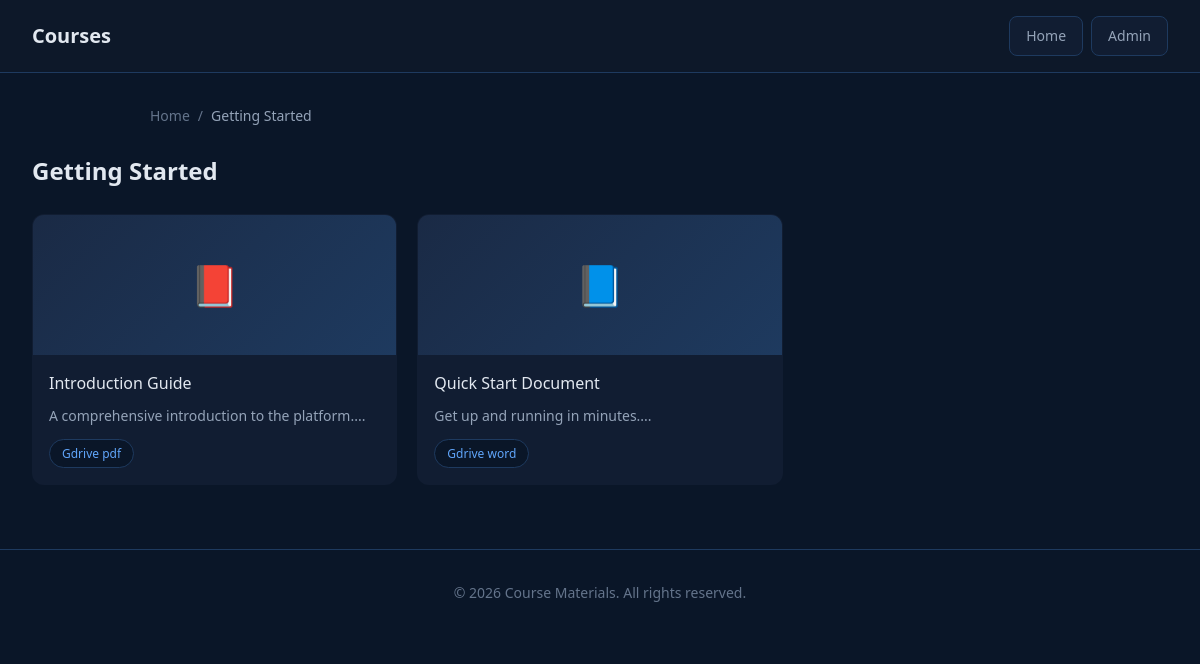
Screenshot of /section/getting-started with the database file from the repository.
### tables this page shows
CREATE TABLE IF NOT EXISTS sections (
    id INT AUTO_INCREMENT PRIMARY KEY,
    name VARCHAR(255) NOT NULL,
    slug VARCHAR(255) NOT NULL UNIQUE,
    thumbnail VARCHAR(255) DEFAULT NULL,
    created_at TIMESTAMP DEFAULT CURRENT_TIMESTAMP,
    INDEX idx_slug (slug)
);

CREATE TABLE IF NOT EXISTS materials (
    id INT AUTO_INCREMENT PRIMARY KEY,
    section_id INT NOT NULL,
    title VARCHAR(255) NOT NULL,
    description TEXT,
    file_type ENUM('gdrive_pdf', 'gdrive_word', 'image', 'youtube') NOT NULL,
    file_url VARCHAR(500) DEFAULT NULL,
    image_path VARCHAR(255) DEFAULT NULL,
    created_at TIMESTAMP DEFAULT CURRENT_TIMESTAMP,
    FOREIGN KEY (section_id) REFERENCES sections(id) ON DELETE CASCADE,
    INDEX idx_section (section_id)
);

### config.php (called while the page is built, shortened)
<?php
class Database {
    private static ?PDO $instance = null;
    public static function getInstance(): PDO {
        if (self::$instance === null) {
            try {
                $dsn = "mysql:host=" . DB_HOST . ";dbname=" . DB_NAME . ";charset=" . DB_CHARSET;
                $options = [
                    PDO::ATTR_ERRMODE => PDO::ERRMODE_EXCEPTION,
                    PDO::ATTR_DEFAULT_FETCH_MODE => PDO::FETCH_ASSOC,
                    PDO::ATTR_EMULATE_PREPARES => false,
                ];
                self::$instance = new PDO($dsn, DB_USER, DB_PASS, $options);
            } catch (PDOException $e) {
                die("Database connection failed: " . $e->getMessage());
            }
        }
        return self::$instance;
    }
}
function sanitize(string $input): string {
    return htmlspecialchars(trim($input), ENT_QUOTES, 'UTF-8');
}

### classes.php (called while the page is built, shortened)
<?php
require_once __DIR__ . '/config.php';
class Section
{
    private PDO $db;
    public function __construct()
    {
        $this->db = Database::getInstance();
    }
    public function getBySlug(string $slug): ?array
    {
        $stmt = $this->db->prepare("SELECT * FROM sections WHERE slug = ?");
        $stmt->execute([$slug]);
        $result = $stmt->fetch();
        return $result ?: null;
    }
}
class Material
{
    private PDO $db;
    public function __construct()
    {
        $this->db = Database::getInstance();
    }
    public function getBySectionId(int $sectionId): array
    {
        $stmt = $this->db->prepare("SELECT * FROM materials WHERE section_id = ? ORDER BY created_at DESC");
        $stmt->execute([$sectionId]);
        return $stmt->fetchAll();
    }
}

### section.php (the view, shortened to what this page needs)
<?php
require_once __DIR__ . '/classes.php';
$slug = $_GET['slug'] ?? '';
$sectionModel = new Section();
$materialModel = new Material();
$section = $sectionModel->getBySlug($slug);
if (!$section) {
    http_response_code(404);
    $error = true;
} else {
    $error = false;
    $materials = $materialModel->getBySectionId($section['id']);
}
?>
<!DOCTYPE html>
<html lang="en">
<head>
    <link rel="stylesheet" href="<?= SITE_URL ?>/assets/css/style.css">
</head>
<body>
    <header class="header">
        <div class="logo">Courses</div>
        <nav class="nav">
            <a href="<?= SITE_URL ?>/" class="nav-link">Home</a>
            <a href="<?= SITE_URL ?>/admin.php" class="nav-link">Admin</a>
        </nav>
    </header>
    <main class="main">
        <?php if ($error): ?>
            <div class="error-state">
                <div class="error-icon">🔍</div>
                <h2>Section Not Found</h2>
                <p>The section you're looking for doesn't exist.</p>
                <a href="<?= SITE_URL ?>/" class="btn btn-primary">Back to Home</a>
            </div>
        <?php else: ?>
            <nav class="breadcrumb">
                <a href="<?= SITE_URL ?>/">Home</a>
                <span class="separator">/</span>
                <span class="current"><?= sanitize($section['name']) ?></span>
            </nav>
            <h2 class="page-title"><?= sanitize($section['name']) ?></h2>
            <?php if (empty($materials)): ?>
                <div class="empty-state">
                    <div class="empty-icon">📄</div>
                    <h3>No Materials Yet</h3>
                    <p>This section doesn't have any materials yet.</p>
                    <a href="<?= SITE_URL ?>/admin.php?action=material-form&section_id=<?= $section['id'] ?>"
                        class="btn btn-primary">Add Material</a>
                </div>
            <?php else: ?>
                <div class="materials-grid">
                    <?php foreach ($materials as $m): ?>
                        <a href="<?= SITE_URL ?>/material/<?= $m['id'] ?>" class="material-card">
                            <?php if ($m['file_type'] === 'image' && !empty($m['image_path'])): ?>
                                <img src="<?= UPLOAD_URL . sanitize($m['image_path']) ?>" alt="<?= sanitize($m['title']) ?>"
                                    class="material-thumb">
                            <?php else: ?>
                                <div class="material-thumb-placeholder">
                                    <?php
                                    $icon = match ($m['file_type']) {
                                        'gdrive_pdf' => '📕',
                                        'gdrive_word' => '📘',
                                        'image' => '🖼️',
                                        'youtube' => '▶️',
                                        default => '📄'
                                    };
                                    echo $icon;
                                    ?>
                                </div>
                            <?php endif; ?>
                            <div class="material-content">
                                <h3 class="material-title"><?= sanitize($m['title']) ?></h3>
                                <?php if ($m['description']): ?>
                                    <p class="material-desc"><?= sanitize(substr($m['description'], 0, 80)) ?>...</p>
                                <?php endif; ?>
                                <span class="material-badge"><?= ucfirst(str_replace('_', ' ', $m['file_type'])) ?></span>
                            </div>
                        </a>
                    <?php endforeach; ?>
                </div>
            <?php endif; ?>
        <?php endif; ?>
    </main>
    <footer class="footer">
        <p>&copy; <?= date('Y') ?> Course Materials. All rights reserved.</p>
    </footer>
</body>
</html>

### assets/css/style.css (style rules this page uses)
:root { --primary: #3b82f6; --primary-dark: #2563eb; --primary-light: #60a5fa; --bg-body: #0a1628; --bg-card: #111d32; --bg-card-hover: #1a2a45; --bg-header: #0d1829; --bg-input: #0a1628; --text-primary: #e2e8f0; --text-secondary: #94a3b8; --text-muted: #64748b; --border: #1e3a5f; --border-light: #2d4a6f; --success: #22c55e; --danger: #ef4444; --warning: #f59e0b; --radius: 12px; --radius-sm: 8px; --shadow: 0 4px 20px rgba(0, 0, 0, 0.3); --transition: all 0.3s ease; }
*, *::before, *::after { box-sizing: border-box; margin: 0; padding: 0; }
body { font-family: 'Segoe UI', system-ui, -apple-system, sans-serif; background: var(--bg-body); color: var(--text-primary); line-height: 1.6; min-height: 100vh; }
a { color: var(--primary-light); text-decoration: none; transition: var(--transition); }
.header { background: var(--bg-header); padding: 1rem 2rem; display: flex; justify-content: space-between; align-items: center; border-bottom: 1px solid var(--border); position: sticky; top: 0; z-index: 100; }
.logo { font-size: 1.25rem; font-weight: 600; color: var(--text-primary); }
.nav { display: flex; gap: 0.5rem; }
.nav-link { color: var(--text-secondary); font-size: 0.875rem; font-weight: 500; padding: 0.5rem 1rem; border-radius: var(--radius-sm); background: var(--bg-card); border: 1px solid var(--border); transition: var(--transition); }
.main { padding: 2rem; }
.page-title { font-size: 1.5rem; font-weight: 600; color: var(--text-primary); margin-bottom: 1.5rem; }
.materials-grid { display: grid; grid-template-columns: repeat(auto-fill, minmax(280px, 1fr)); gap: 1.25rem; }
.material-card { background: var(--bg-card); border-radius: var(--radius); overflow: hidden; transition: var(--transition); border: 1px solid transparent; display: flex; flex-direction: column; }
.material-thumb-placeholder { width: 100%; height: 140px; background: linear-gradient(135deg, var(--bg-card-hover) 0%, var(--border) 100%); display: flex; align-items: center; justify-content: center; font-size: 2.5rem; }
.material-content { padding: 1rem; flex: 1; }
.material-title { font-size: 1rem; font-weight: 500; color: var(--text-primary); margin-bottom: 0.5rem; }
.material-desc { font-size: 0.875rem; color: var(--text-secondary); margin-bottom: 0.75rem; display: -webkit-box; -webkit-line-clamp: 2; -webkit-box-orient: vertical; overflow: hidden; }
.material-badge { display: inline-block; background: var(--bg-body); color: var(--primary-light); padding: 0.25rem 0.75rem; border-radius: 20px; font-size: 0.75rem; font-weight: 500; border: 1px solid var(--border); }
.breadcrumb { display: flex; align-items: center; gap: 0.5rem; font-size: 0.875rem; max-width: 900px; margin: 0 auto 1.5rem auto; }
.breadcrumb a { color: var(--text-muted); }
.breadcrumb .separator { color: var(--text-muted); }
.breadcrumb .current { color: var(--text-secondary); }
.footer { text-align: center; padding: 2rem; color: var(--text-muted); font-size: 0.875rem; border-top: 1px solid var(--border); margin-top: 2rem; }

### rows the page displays
sections: name "Getting Started"
materials: file_type "📕", title "Introduction Guide", description "A comprehensive introduction to the platform.", file_type "Gdrive pdf"
materials: file_type "📘", title "Quick Start Document", description "Get up and running in minutes.", file_type "Gdrive word"
